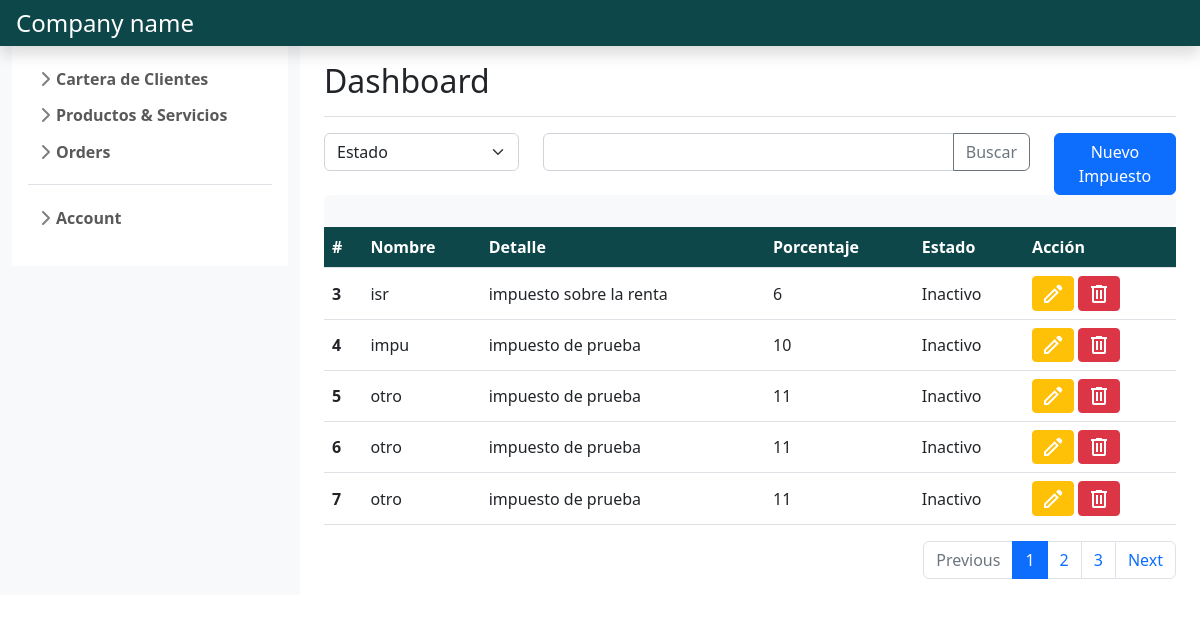
Page /product_and_services/gestion_impuestos/ (signed in) on the committed database.
### product_services_management/models.py (models this page shows, shortened)
class Impuesto(models.Model):
    nombre= models.CharField(max_length=10)
    detalle= models.CharField(max_length=60)
    porcentaje= models.DecimalField(max_digits=3, decimal_places=0)
    estado= models.BooleanField(default=True)
    creado= models.DateTimeField(auto_now_add=True)
    actualizado= models.DateTimeField(auto_now=True)

### product_services_management/views.py (the view)
# urls.py: urlpatterns= [path('gestion_impuestos/', views.gestion_impuestos, name='gestion impuestos'),
@login_required
def gestion_impuestos(request):
    if request.method == 'GET':
        impuestos= Paginator(Impuesto.objects.all().order_by('id'), 5)
        if request.GET.get('page'):
            page_number= request.GET.get('page')
            impuesto_page= impuestos.get_page(page_number)
            return render(request, 'gestion_impuestos.html',
            {'impuestos': impuesto_page,
            'form':FormModificarImpuesto}
            )
        else:
            impuesto_page= impuestos.get_page(1)
            return render(request, 'gestion_impuestos.html',
            {'impuestos': impuesto_page,
            'form':FormModificarImpuesto}
            )
    else:
        data_json_string = str(request.POST.get('json'))
        json_file = json.loads(data_json_string)
        if json_file['codigo'] == 1:
            data = json.dumps(Impuesto.objects.get(id=json_file['impuestoid']))
            return JsonResponse({'data': data})

### product_services_management/templates/gestion_impuestos.html
{% extends "base.html" %}
{% load static %}
{% block content %}
    <div class="row">
        <div class="col-md-3">
            <select class="form-select" id="inputGroupSelect01">
                {% for field in form %}
                <option value="{{field.label}}" selected>{{field.label}}</option>
                {% endfor %}
            </select>
        </div>
        <div class="col-md-7">
            <div class="input-group mb-3 ">
                <input type="text" class="form-control" aria-label="Text input with dropdown button">
                <button class="btn btn-outline-secondary" type="button" id="button-addon1">Buscar</button>
            </div>
        </div>
        <div class="col-md-2">
            <a class="btn btn-primary" href="{% url 'crear impuesto' %}">Nuevo Impuesto</a>
        </div>
    </div>
    <table class="table table-hover align-middle">
        <thead class="text-white" style="background-color: #0E4749;">
            <tr>
                <th scope="col">#</th>
                <th scope="col">Nombre</th>
                <th scope="col">Detalle</th>
                <th scope="col"></th>
                <th scope="col">Porcentaje</th>
                <th scope="col">Estado</th>
                <th scope="col">Acción</th>
            </tr>
        </thead>
        <tbody>
            <div data-bs-spy="scroll" data-bs-root-margin="0px 0px -40%" data-bs-smooth-scroll="true" class="scrollspy-example bg-light p-3 rounded-2">
                {% for imp in impuestos %}
                <tr>
                    <th scope="row">{{imp.id}}</th>
                    <td>{{imp.nombre}}</td>
                    <td colspan="2">{{imp.detalle}}</td>
                    <td>{{imp.porcentaje}}</td>
                    <td>{% if imp.estado %}Activo{% else %}Inactivo{% endif %}</td>
                    <td>
                        <a class="btn btn-sm btn-warning" href="{% url 'modificar impuesto' imp.id %}" role="button">
                            <svg xmlns="http://www.w3.org/2000/svg" height="24" width="24" style="fill:#FFF"><path d="M5 19h1.4l8.625-8.625-1.4-1.4L5 17.6ZM19.3 8.925l-4.25-4.2 1.4-1.4q.575-.575 1.413-.575.837 0 1.412.575l1.4 1.4q.575.575.6 1.388.025.812-.55 1.387ZM17.85 10.4 7.25 21H3v-4.25l10.6-10.6Zm-3.525-.725-.7-.7 1.4 1.4Z"/></svg>
                        </a>
                        <a class="btn btn-sm btn-danger" href="">
                            <svg xmlns="http://www.w3.org/2000/svg" height="24" width="24" style="fill:#FFF"><path d="M7 21q-.825 0-1.412-.587Q5 19.825 5 19V6H4V4h5V3h6v1h5v2h-1v13q0 .825-.587 1.413Q17.825 21 17 21ZM17 6H7v13h10ZM9 17h2V8H9Zm4 0h2V8h-2ZM7 6v13Z"/></svg>
                        </a>
                    </td>
                </tr>
                {% endfor %}
            </div>
        </tbody>
    </table>
    <nav aria-label="Page navigation example">
        <ul class="pagination justify-content-end">
            <li class="page-item {% if not impuestos.has_previous %} disabled {% endif %}">
                <a class="page-link" {% if impuestos.has_previous %} href="?page={{ impuestos.previous_page_number }}" {% endif %}>Previous</a>
            </li>
            {% for i in impuestos.paginator.page_range %}
              {% if i == impuestos.number %}
                  <li class="page-item active">
                      <a class="page-link" href="#">{{ i }}</a>
                  </li>
              {% else %}
                  <li class="page-item">
                      <a class="page-link" href="?page={{ i }}">{{ i }}</a>
                  </li>
              {% endif %}
          {% endfor %}
          <li class="page-item {% if not impuestos.has_next %} disabled {% endif %}" >
            <a class="page-link" {% if impuestos.has_next %} href="?page={{ impuestos.next_page_number }}" {% endif %}>Next</a>
          </li>
        </ul>
      </nav>
{% endblock %}

### main/static/style/css/sidebars.css (style rules this page uses)
body { min-height: 100vh; min-height: -webkit-fill-available; }
html { height: -webkit-fill-available; }

### rows in the picture
Impuesto: id "3", nombre "isr", detalle "impuesto sobre la renta", porcentaje "6", estado "Inactivo"
Impuesto: id "4", nombre "impu", detalle "impuesto de prueba", porcentaje "10", estado "Inactivo"
Impuesto: id "5", nombre "otro", detalle "impuesto de prueba", porcentaje "11", estado "Inactivo"
Impuesto: id "6", nombre "otro", detalle "impuesto de prueba", porcentaje "11", estado "Inactivo"
Impuesto: id "7", nombre "otro", detalle "impuesto de prueba", porcentaje "11", estado "Inactivo"

### other values in the picture
{{ i }} "1"
{{ i }} "2" "3"
form field value "Estado"
